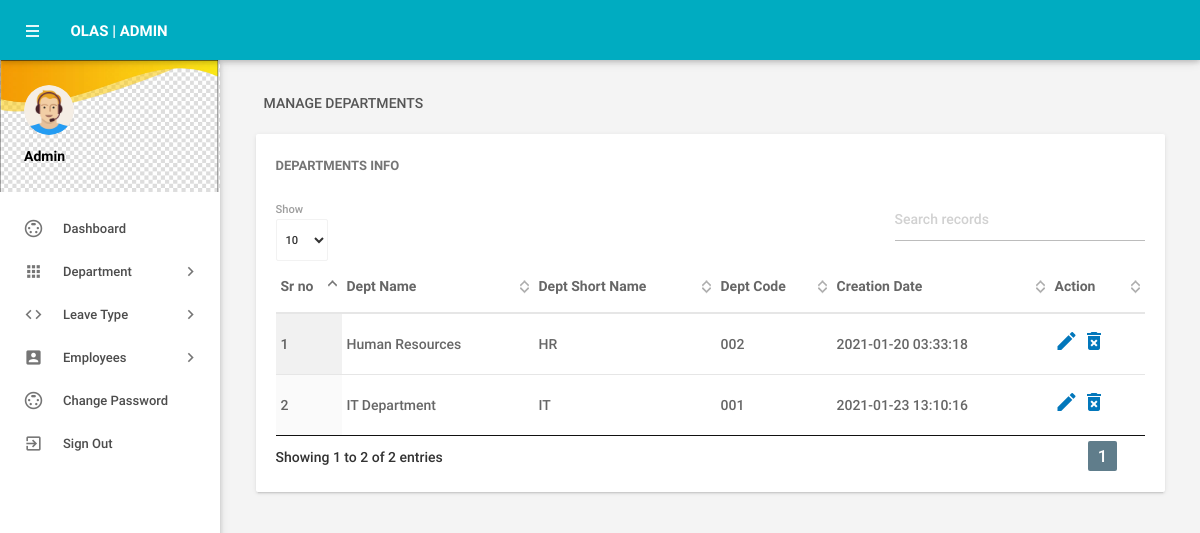
Screenshot of /admin/managedepartments.php (signed in) with the database file from the repository.
### tables this page shows
CREATE TABLE `tbldepartments` (
  `id` int(11) NOT NULL AUTO_INCREMENT,
  `DepartmentName` varchar(150) DEFAULT NULL,
  `DepartmentShortName` varchar(100) NOT NULL,
  `DepartmentCode` varchar(50) DEFAULT NULL,
  `CreationDate` timestamp NULL DEFAULT current_timestamp(),
  PRIMARY KEY (`id`)
);

### admin/managedepartments.php (the view, shortened to what this page needs)
<?php
include('includes/config.php');
if(strlen($_SESSION['alogin'])==0)
    {
header('location:index.php');
}
else{
    ?>
<!DOCTYPE html>
<html lang="en">
    <head>
        <link type="text/css" rel="stylesheet" href="../assets/plugins/materialize/css/materialize.min.css"/>
        <link href="../assets/plugins/material-preloader/css/materialPreloader.min.css" rel="stylesheet">
        <link href="../assets/plugins/datatables/css/jquery.dataTables.min.css" rel="stylesheet">
        <link href="../assets/css/alpha.min.css" rel="stylesheet" type="text/css"/>
        <link href="../assets/css/custom.css" rel="stylesheet" type="text/css"/>
    </head>
    <body>
       <?php include('includes/header.php');?>
       <?php include('includes/sidebar.php');?>
            <main class="mn-inner">
                <div class="row">
                    <div class="col s12">
                        <div class="page-title">Manage Departments</div>
                    </div>
                    <div class="col s12 m12 l12">
                        <div class="card">
                            <div class="card-content">
                                <span class="card-title">Departments Info</span>
                                <table id="example" class="display responsive-table ">
                                    <thead>
                                        <tr>
                                            <th>Sr no</th>
                                            <th>Dept Name</th>
                                            <th>Dept Short Name</th>
                                            <th>Dept Code</th>
                                            <th>Creation Date</th>
                                            <th>Action</th>
                                        </tr>
                                    </thead>
                                    <tbody>
<?php $sql = "SELECT * from tbldepartments";
$query = $dbh -> prepare($sql);
$query->execute();
$results=$query->fetchAll(PDO::FETCH_OBJ);
$cnt=1;
if($query->rowCount() > 0)
{
foreach($results as $result)
{               ?>
                                        <tr>
                                            <td> <?php echo htmlentities($cnt);?></td>
                                            <td><?php echo htmlentities($result->DepartmentName);?></td>
                                            <td><?php echo htmlentities($result->DepartmentShortName);?></td>
                                            <td><?php echo htmlentities($result->DepartmentCode);?></td>
                                            <td><?php echo htmlentities($result->CreationDate);?></td>
                                            <td><a href="editdepartment.php?deptid=<?php echo htmlentities($result->id);?>"><i class="material-icons">mode_edit</i></a><a href="managedepartments.php?del=<?php echo htmlentities($result->id);?>" onclick="return confirm('Do you want to delete');"> <i class="material-icons">delete_forever</i></a></td>
                                        </tr>
                                         <?php $cnt++;} }?>
                                    </tbody>
                                </table>
                            </div>
                        </div>
                    </div>
                </div>
            </main>
        </div>
        <div class="left-sidebar-hover"></div>
    </body>
</html>
<?php } ?>

### rows the page displays
tbldepartments: DepartmentName "Human Resources", DepartmentShortName "HR", DepartmentCode "002", CreationDate "2021-01-20 03:33:18"
tbldepartments: DepartmentName "IT Department", DepartmentShortName "IT", DepartmentCode "001", CreationDate "2021-01-23 13:10:16"
